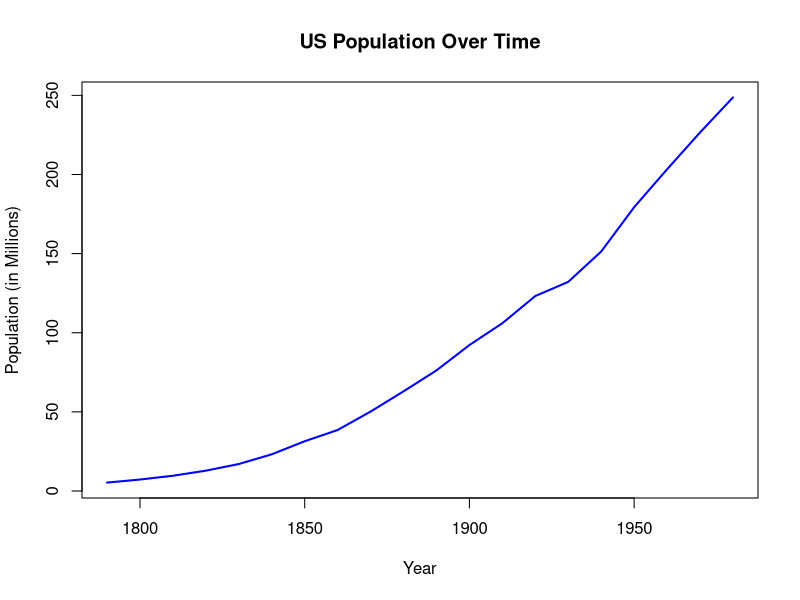

The R source for this figure:
## ---- chunk 1
library(readxl)

setwd("C:/Users/maths/Desktop/raahat_230957216")

getwd()

list.files()

us_pop <- read_excel("US_Population.xlsx")

print(us_pop)

library(stats)

us_ts <- ts(us_pop[[1]], start = 1790, frequency = 0.1)

us_pop_million <- us_pop[[1]] / 1000000

us_ts <- ts(us_pop_million, start = 1790, frequency = 0.1)

plot(us_ts,
     main = "US Population Over Time",
     xlab = "Year",
     ylab = "Population (in Millions)",
     col = "blue",
     lwd = 2)

#The data shows a strong upward trend

#No seasonal component is present

#Minor irregular fluctuations

#Trend component dominates the series
